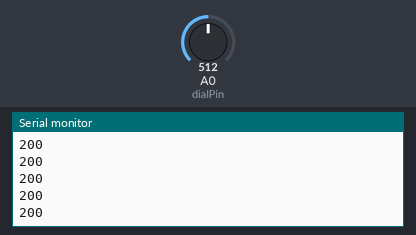
The sketch below on a simulated Arduino Uno, built with avr-gcc and run on an emulated ATmega328P. Parts: the last lines printed to the serial monitor. Inputs (shaded band) come from the test bench; at power-on: A0 (dialPin) = 512.

Above: at 1.2 s.
1.3 s: A0 (dialPin) set to 716
At 1.32 s:
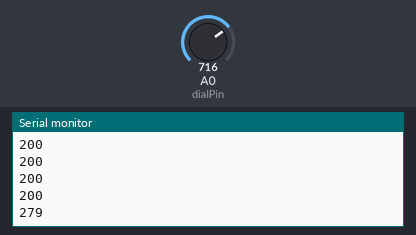
2.8 s: A0 (dialPin) set to 900
At 2.83 s:
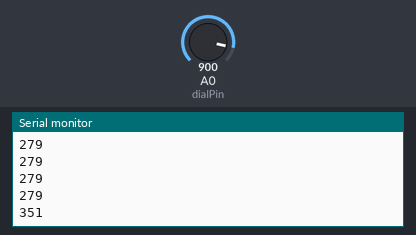
Timing chart, 0 to 5.8 s (numbered marks = the images above; inputs shaded):
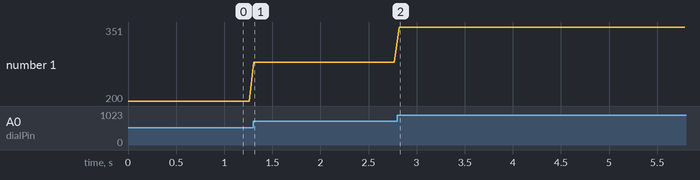

Measured:
- after the input at 1.3 s, the serial monitor: prints a new line at once (image 1)
- after the input at 2.8 s, the serial monitor: prints a new line at once (image 2)
- plotted number 1: 200 → 279 after the input at 1.3 s, 279 → 351 after the input at 2.8 s

The sketch:

MoveBall_knobArduino.ino
```cpp
/*
Arduino sketch to control the horizontal movement of an
onscreen ball with a dial
Serena Posner
DIGF 2B03 Physical Computing
OCAD University
Created on 022515
*/

int dialPin = 0;

void setup()
{
  Serial.begin(9600);
}

void loop ()
{
  int val = map(analogRead(dialPin), 0, 1023, 0, 400);
  Serial.println(val);
  delay(50);
}
```
